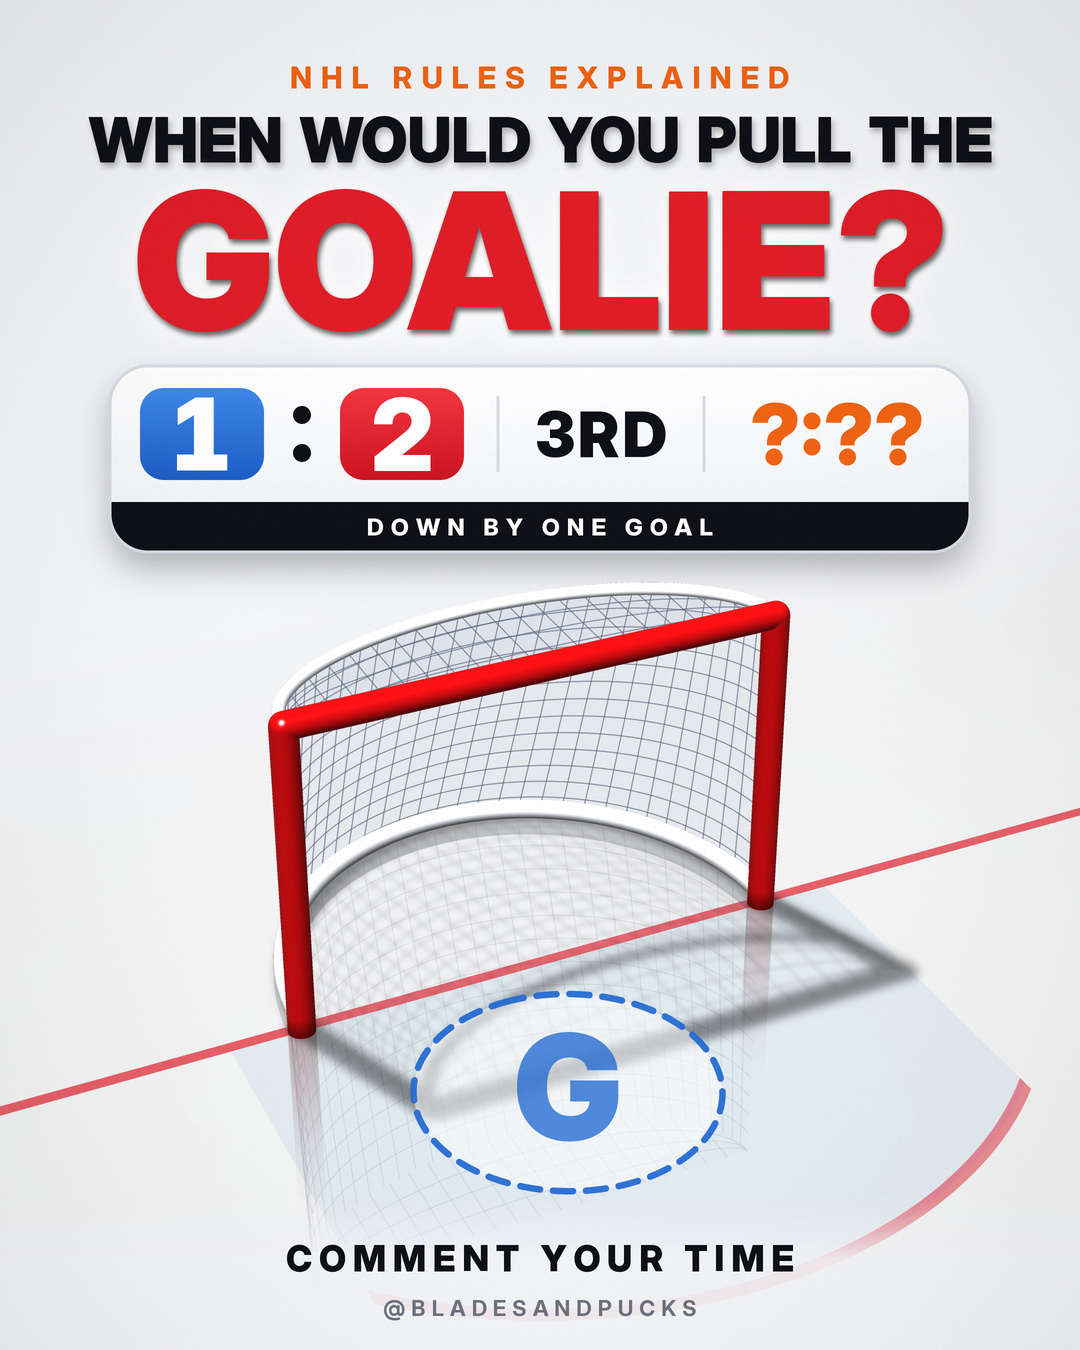

The Python source for this figure:
"""Instagram-Bild #2: WHEN WOULD YOU PULL THE GOALIE? - 3D-Standbild im 4:5-Format (1080x1350), weisses Studio.

Held: ein leeres Tor (Goalie gezogen) aus hoher Frontalperspektive mit Torraum (Crease), dazu eine grosse Anzeigetafel
(Stand 1:2, 3. Drittel) und ein Zeitstrahl des 3. Drittels (20:00 bis 0:00) mit "?"-Regler. Es steht keine Antwort im Bild:
Die Studie (Asness & Brown 2018) gehoert in Caption/Kommentare.
Fakten im Bild: 1:2 + "DOWN BY ONE GOAL" (ein Tor Rueckstand), 3RD = 3. Drittel, ein Drittel dauert 20 Minuten
(NHL Official Rules 2023-24: "three (3) regular twenty (20) minute periods").
Technik: Eis (Raytracer puck3d), Tor-Gestaenge (Mesh-Rasterizer mesh3d), Netz + Grafik (cairo), Typo (Inter).
Gerendert in doppelter Aufloesung, danach mit LANCZOS auf 1080x1350 verkleinert.
Aufruf: python3 ig02_net.py                      -> ig02_net.jpg
        IGW=540 IGSPP=8 python3 ig02_net.py      (schnelle Vorschau, IGOUT=<Datei> setzt das Ziel)
"""
import math
import os
import time

import cairocffi as cairo
import numpy as np
from PIL import Image, ImageDraw, ImageFilter
from scipy.ndimage import gaussian_filter

import mesh3d as M3
import puck3d as P3
import reel15_puck as R15
import reel18_dangle as R18
import reel25_goalline as G

HERE = R15.HERE
W = int(os.environ.get("IGW", "2160"))
H = W * 5 // 4
S = W / 1080                                     # Layout in 1080er-Einheiten
SPP = int(os.environ.get("IGSPP", "64"))
OUT = os.environ.get("IGOUT", os.path.join(HERE, "ig02_net.jpg"))

INK, ORANGE = R15.INK, R15.ORANGE
RED = (225, 30, 40)
BLUE = (40, 110, 210)
GREY = (110, 114, 126)
LINEGREY = (214, 218, 226)
HALO = (255, 255, 255)

GX = G.GOAL_X                                    # Torlinie bei x = 1068 (Tor oeffnet sich nach -x)
PR = G.PR
ZC, YC = 36.0 + PR, 48.0 + PR                    # Pfostenachsen (wie G.FRAME)

def frame_meshes(k=1.7):
    """Tor-Gestaenge wie G.frame_meshes(), aber fuer die Grafik etwas kraeftiger (Rohre k-mal dicker, gleiche Achsen)."""
    red, white = M3.MAT_IDS["post_red"], M3.MAT_IDS["frame_white"]
    pr = PR * k
    out = []
    for sz in (-1.0, 1.0):
        pts = np.array([[GX, y, sz * ZC] for y in np.linspace(-0.5, YC, 14)])
        out.append(M3.tube_along(pts, np.full(len(pts), pr), lambda u: red, nr=32))
        out.append(G.sphere_mesh(np.array([GX, YC, sz * ZC]), pr, "post_red"))
    pts = np.array([[GX, YC, z] for z in np.linspace(-ZC, ZC, 30)])
    out.append(M3.tube_along(pts, np.full(len(pts), pr), lambda u: red, nr=32))
    phi = np.linspace(0, math.pi, 48)
    base = np.stack([GX + 40 * np.sin(phi), np.full_like(phi, 0.9 * k), -ZC * np.cos(phi)], 1)
    out.append(M3.tube_along(base, np.full(len(base), 0.9 * k), lambda u: white, nr=16))
    top = np.stack([GX + 20 * np.sin(phi), np.full_like(phi, YC), -ZC * np.cos(phi)], 1)
    out.append(M3.tube_along(top, np.full(len(top), 0.55 * k), lambda u: white, nr=12))
    return out


# ---------------------------------------------------------------- Kamera (hoch, frontal, leicht seitlich)
EL = math.radians(float(os.environ.get("IGEL", "32")))       # Elevation
AZ = math.radians(float(os.environ.get("IGAZ", "24")))       # seitlicher Versatz
DIST = float(os.environ.get("IGDIST", "348"))
FOV = float(os.environ.get("IGFOV", "32"))
NET_PX = [float(v) for v in os.environ.get("IGNET", "500,800").split(",")]    # Bildposition der Tormitte (1080x1350)
CENTER = np.array([GX + 14.0, 20.0, 0.0])
UP = np.array([0.0, 1.0, 0.0])

M3.MAT_SPEC[M3.MAT_IDS["post_red"]] = 1.5                       # glaenzendere Pfosten
# Licht: von vorn links oben, Schatten fallen nach hinten rechts
M3.LIGHT = np.array([-0.55, 1.0, -0.45])                    # Schattierung der Pfosten (Hauptlicht vorn links)
M3.LIGHT /= np.linalg.norm(M3.LIGHT)
SH_LIGHT = tuple(float(v) for v in os.environ.get("IGSH", "0.5,1.0,-0.2").split(","))   # Schatten fallen zur Kamera hin


def camera():
    pos = CENTER + DIST * np.array([-math.cos(EL) * math.cos(AZ), math.sin(EL), -math.cos(EL) * math.sin(AZ)])
    tgt = CENTER.copy()
    want = np.array([NET_PX[0] / 1080 * 2 - 1, 1 - NET_PX[1] / 1350 * 2])
    for _ in range(14):
        r, u, f = P3.look_at(pos, tgt, UP)
        row = P3.cam_row(pos, r, u, f, FOV)
        d = CENTER - pos
        z = d @ f
        nx = (d @ r) / z / (row[12] * W / H)
        ny = (d @ u) / z / row[12]
        tgt = tgt + (nx - want[0]) * row[12] * (W / H) * z * r + (ny - want[1]) * row[12] * z * u
    r, u, f = P3.look_at(pos, tgt, UP)
    return P3.cam_row(pos, r, u, f, FOV), pos


def proj(row, pts):
    return P3.project(row, np.asarray(pts, float).reshape(-1, 3), W, H)


def ppi(row, z):
    """Pixel pro Zoll in der Tiefe z."""
    return (H / 2) / (row[12] * np.maximum(z, 1e-3))


def ice_hit(row):
    """Schnittpunkt jedes Pixelstrahls mit der Eisebene (x, z) + Maske."""
    xs = ((np.arange(W) + 0.5) / W * 2 - 1).astype(np.float32)
    ys = (1 - (np.arange(H) + 0.5) / H * 2).astype(np.float32)
    nx, ny = np.meshgrid(xs, ys)
    pos, r, u, f, tanh = row[0:3], row[3:6], row[6:9], row[9:12], row[12]
    d = f[None, None, :] + nx[..., None] * (tanh * W / H) * r[None, None, :] + ny[..., None] * tanh * u[None, None, :]
    dy = d[..., 1]
    hit = dy < -1e-4
    tt = np.where(hit, -pos[1] / np.where(hit, dy, -1.0), 0.0)
    return pos[0] + tt * d[..., 0], pos[2] + tt * d[..., 2], hit


def smoothstep(a, b, x):
    t = np.clip((x - a) / (b - a), 0, 1)
    return t * t * (3 - 2 * t)


# ---------------------------------------------------------------- cairo-Ebenen
def new_layer():
    s = cairo.ImageSurface(cairo.FORMAT_ARGB32, W, H)
    return s, cairo.Context(s)


def layer_arrays(s):
    s.flush()
    a = np.frombuffer(s.get_data(), np.uint8).reshape(H, W, 4).astype(np.float32) / 255
    return a[..., [2, 1, 0]], a[..., 3]


def rgba(ctx, col, a=1.0):
    ctx.set_source_rgba(col[0] / 255, col[1] / 255, col[2] / 255, a)


def rrect(ctx, x, y, w, h, r):
    ctx.new_sub_path()
    ctx.arc(x + w - r, y + r, r, -math.pi / 2, 0)
    ctx.arc(x + w - r, y + h - r, r, 0, math.pi / 2)
    ctx.arc(x + r, y + h - r, r, math.pi / 2, math.pi)
    ctx.arc(x + r, y + r, r, math.pi, 1.5 * math.pi)
    ctx.close_path()


def poly(ctx, xy):
    ctx.move_to(*xy[0])
    for p in xy[1:]:
        ctx.line_to(*p)


# ---------------------------------------------------------------- Tornetz (Vektor)
PHI = np.linspace(0, math.pi, 61)


def net_base(phi):
    return np.stack([GX + 40 * np.sin(phi), np.full_like(phi, 0.9), -ZC * np.cos(phi)], -1)


def net_top(phi):
    return np.stack([GX + 20 * np.sin(phi), np.full_like(phi, YC), -ZC * np.cos(phi)], -1)


def net_lines(nu=34, nv=13):
    """Maschen als Polylinien (Welt) + Flaechen (Welt) fuer die milchige Fuellung."""
    lines, fills = [], []
    b, t = net_base(PHI), net_top(PHI)
    for j in range(1, nv):                                         # waagerechte Maschen (Seiten + Rueckwand)
        v = j / nv
        lines.append(b + (t - b) * v)
    ph = np.linspace(0, math.pi, nu + 1)
    for p in ph[1:-1]:                                             # senkrechte Maschen
        bb, tt = net_base(np.array([p]))[0], net_top(np.array([p]))[0]
        lines.append(np.array([bb + (tt - bb) * v for v in np.linspace(0, 1, 8)]))
    fills.append(np.concatenate([b, t[::-1]]))                     # Wandflaeche (Band)
    for z in np.linspace(-ZC, ZC, 21)[1:-1]:                       # Dach (flach, y = YC)
        d = 20 * math.sqrt(max(0.0, 1 - (z / ZC) ** 2))
        lines.append(np.array([[GX, YC, z], [GX + d, YC, z]]))
    for s in (0.25, 0.5, 0.75):
        lines.append(np.stack([GX + s * 20 * np.sin(PHI), np.full_like(PHI, YC), -ZC * np.cos(PHI)], -1))
    fills.append(np.concatenate([np.array([[GX, YC, -ZC], [GX, YC, ZC]]), net_top(PHI)[::-1]]))
    return lines, fills


NET_LINES, NET_FILLS = net_lines()


def net_layer(row, mirror=False, a_mul=1.0, w_mul=1.0):
    s, ctx = new_layer()
    sg = np.array([1.0, -1.0 if mirror else 1.0, 1.0])
    for fl in NET_FILLS:
        xy, z = proj(row, fl * sg)
        poly(ctx, xy)
        ctx.close_path()
        rgba(ctx, (206, 214, 228), 0.34 * a_mul)
        ctx.fill()
    for pl in NET_LINES:
        xy, z = proj(row, pl * sg)
        if (z < 2).any():
            continue
        ctx.set_line_width(float(np.clip(0.13 * ppi(row, z.mean()) * w_mul, 1.1 * S, 4.0 * S)))
        ctx.set_line_cap(cairo.LINE_CAP_ROUND)
        ctx.set_line_join(cairo.LINE_JOIN_ROUND)
        rgba(ctx, (96, 106, 128), 0.70 * a_mul)
        poly(ctx, xy)
        ctx.stroke()
    return layer_arrays(s)


def net_shadow_layer(row):
    """Schatten des Netzes auf dem Eis (Netzlinien entlang des Lichts aufs Eis projiziert)."""
    s, ctx = new_layer()
    sl = np.asarray(SH_LIGHT, float)
    sl /= np.linalg.norm(sl)
    for pl in NET_LINES:
        sh = pl - sl[None, :] * (pl[:, 1:2] / sl[1])
        sh[:, 1] = 0.05
        xy, z = proj(row, sh)
        if (z < 2).any():
            continue
        ctx.set_line_width(float(np.clip(0.2 * ppi(row, z.mean()), 1.5 * S, 5.0 * S)))
        rgba(ctx, (60, 70, 90), 0.55)
        poly(ctx, xy)
        ctx.stroke()
    _, a = layer_arrays(s)
    return gaussian_filter(a, 2.2 * S)


# ---------------------------------------------------------------- Ice-level graphics
def ring_pts(cx, cz, r, a0=0.0, a1=2 * math.pi, n=160):
    a = np.linspace(a0, a1, n)
    return np.stack([cx + r * np.cos(a), np.full(n, 0.15), cz + r * np.sin(a)], 1)


GHOST_C = np.array([GX - 28.0, 0.0, float(os.environ.get("IGGZ", "-9"))])                   # Stammplatz des Goalies im Torraum
GHOST_R = 21.0


def ghost_ring(row):
    """Gestrichelter Ring + helle Scheibe auf dem Eis: der leere Platz des gezogenen Goalies (Marker, kein Spieler).
    Gibt (rgb, alpha, Bildmitte in 1080er-Einheiten, Pixelradius) zurueck."""
    s, ctx = new_layer()
    a = np.linspace(0, 2 * math.pi, 120)
    pts = np.stack([GHOST_C[0] + GHOST_R * np.cos(a), np.full(120, 0.15), GHOST_C[2] + GHOST_R * np.sin(a)], 1)
    xy, z = proj(row, pts)
    poly(ctx, xy)
    ctx.close_path()
    rgba(ctx, (255, 255, 255), 0.55)
    ctx.fill_preserve()
    ctx.set_line_width(6.5 * S)
    ctx.set_dash([20 * S, 13 * S])
    ctx.set_line_cap(cairo.LINE_CAP_ROUND)
    rgba(ctx, BLUE, 0.95)
    ctx.stroke()
    c_xy, _ = proj(row, GHOST_C + np.array([0.0, 0.15, 0.0]))
    rpx = float(ppi(row, z.mean()) * GHOST_R)
    rgb, al = layer_arrays(s)
    return rgb, al, (c_xy[0][0] / S, c_xy[0][1] / S), rpx / S


# ---------------------------------------------------------------- Typo
def word(txt, size, col):
    """Grosse Schlagzeile mit Lichthof; gibt (Bild, Kappen-Bounding-Box ohne Glow) zurueck."""
    sz = int(size * S)
    im = R18.word_img(txt, sz, col, HALO, cache=False)
    bb = R15.line_img(txt, sz, 900, col, cache=False).getchannel("A").point(lambda v: 255 if v > 90 else 0).getbbox()
    return im, (bb[0] + 40, bb[1] + 40, bb[2] + 40, bb[3] + 40)


def lead(txt, size, col):
    """Kleinere Zeile mit dezentem Lichthof und leichtem Schatten (bleibt scharf lesbar)."""
    sz = int(size * S)
    raw = R15.line_img(txt, sz, 900, col, cache=False)
    pad = 40
    sh = Image.new("RGBA", (raw.width + 2 * pad, raw.height + 2 * pad), (0, 0, 0, 0))
    a = Image.new("L", sh.size, 0)
    a.paste(raw.getchannel("A"), (pad, pad))
    glow = Image.new("RGBA", sh.size, HALO + (0,))
    glow.putalpha(a.filter(ImageFilter.GaussianBlur(max(3, sz // 16))).point(lambda v: min(255, int(v * 1.2))))
    dark = Image.new("RGBA", sh.size, (0, 0, 0, 0))
    dark.putalpha(a.filter(ImageFilter.GaussianBlur(3 * S)).point(lambda v: int(v * 0.30)))
    sh.alpha_composite(glow)
    sh.alpha_composite(dark, (int(2 * S), int(4 * S)))
    sh.alpha_composite(raw, (pad, pad))
    bb = raw.getchannel("A").point(lambda v: 255 if v > 90 else 0).getbbox()
    return sh, (bb[0] + pad, bb[1] + pad, bb[2] + pad, bb[3] + pad)


def lead_fit(txt, col, max_w, max_size):
    size = max_size
    while size > 20:
        im, bb = lead(txt, size, col)
        if (bb[2] - bb[0]) <= max_w * S:
            return im, bb, size
        size -= 1
    return im, bb, size


def word_fit(txt, col, max_w, max_size):
    size = max_size
    while size > 20:
        im, bb = word(txt, size, col)
        if (bb[2] - bb[0]) <= max_w * S:
            return im, bb, size
        size -= 1
    return im, bb, size


def word_parts(parts, size):
    """Mehrfarbige Zeile aus (Text, Farbe)-Teilen; gemeinsame Grundlinie, exakte Zeichenbreiten."""
    sz = int(size * S)
    f = R15.ifont(sz, 900)
    xs, acc = [], ""
    for t, _ in parts:
        xs.append(f.getlength(acc, features=["tnum"]) if acc else 0.0)
        acc += t
    total = f.getlength(acc, features=["tnum"])
    first, bb0 = word(parts[0][0], size, parts[0][1])
    canvas = Image.new("RGBA", (int(total) + 160, first.height), (0, 0, 0, 0))
    boxes = []
    for (t, col), x in zip(parts, xs):
        im, bb = word(t, size, col)
        canvas.alpha_composite(im, (int(round(x)), 0))
        boxes.append((bb[0] + x, bb[1], bb[2] + x, bb[3]))
    return canvas, (min(b[0] for b in boxes), min(b[1] for b in boxes), max(b[2] for b in boxes),
                    max(b[3] for b in boxes))


def line(txt, size, wght, col, track=0.0):
    return R15.line_img(txt, int(size * S), wght, col, track=track * S, cache=False)


def vis_bbox(im):
    return im.getchannel("A").point(lambda v: 255 if v > 90 else 0).getbbox()


def paste_top(L, im, cx, top, bb=None):
    """Zentriert in x, sichtbare Oberkante bei y = top (1080er-Einheiten). Gibt die sichtbare Unterkante zurueck."""
    bb = bb or vis_bbox(im)
    x = cx * S - (bb[0] + bb[2]) / 2
    y = top * S - bb[1]
    L.alpha_composite(im, (int(round(x)), int(round(y))))
    return (top * S + (bb[3] - bb[1])) / S


def paste_mid(L, im, cx, cy):
    bb = vis_bbox(im)
    x = cx * S - (bb[0] + bb[2]) / 2
    y = cy * S - (bb[1] + bb[3]) / 2
    L.alpha_composite(im, (int(round(x)), int(round(y))))


def soft_shadow(draw_fn, dy, sigma, alpha):
    s, ctx = new_layer()
    draw_fn(ctx)
    _, a = layer_arrays(s)
    a = gaussian_filter(a, sigma * S)
    a = np.roll(a, int(dy * S), axis=0) * alpha
    return a


# ---------------------------------------------------------------- Anzeigetafel
BUG_W, BUG_H, BUG_F = 860.0, 136.0, 50.0                    # Breite, Hoehe Hauptteil, Hoehe Fussband
BX, BY, BGAP = 124.0, 22.0, 76.0                            # Wertkasten: Breite, Randabstand oben, Abstand (Doppelpunkt)
D1 = 30.0 + 2 * BX + BGAP + 34.0                            # erster Trenner (x relativ zur Karte)
D2 = D1 + 206.0                                             # zweiter Trenner


def bug_geometry(cx, top):
    x0, y0 = (cx - BUG_W / 2) * S, top * S
    return x0, y0, BUG_W * S, (BUG_H + BUG_F) * S


def bug_shapes(cx, top):
    """Vektor-Teil: Karte, Wertkaesten, Fussband (cairo)."""
    x0, y0, w, h = bug_geometry(cx, top)
    hm = BUG_H * S
    sh = soft_shadow(lambda c: (rrect(c, x0, y0, w, h, 38 * S), rgba(c, (0, 0, 0), 1.0), c.fill()), 16, 16, 0.28)
    s, ctx = new_layer()
    ctx.save()
    rrect(ctx, x0, y0, w, h, 38 * S)
    ctx.clip()
    gr = cairo.LinearGradient(0, y0, 0, y0 + hm)
    gr.add_color_stop_rgba(0, 1, 1, 1, 1)
    gr.add_color_stop_rgba(1, 0.945, 0.953, 0.968, 1)
    ctx.set_source(gr)
    ctx.paint()
    rgba(ctx, INK, 1.0)                                     # Fussband
    ctx.rectangle(x0, y0 + hm, w, h - hm)
    ctx.fill()
    ctx.restore()
    rrect(ctx, x0, y0, w, h, 38 * S)
    rgba(ctx, LINEGREY, 1.0)
    ctx.set_line_width(3 * S)
    ctx.stroke()
    for i, (c_top, c_bot) in enumerate((((64, 136, 234), (28, 94, 198)), ((242, 54, 64), (203, 20, 34)))):
        xx = x0 + (30.0 + i * (BX + BGAP)) * S
        yb, hb = y0 + BY * S, hm - 2 * BY * S
        gr = cairo.LinearGradient(0, yb, 0, yb + hb)
        gr.add_color_stop_rgba(0, c_top[0] / 255, c_top[1] / 255, c_top[2] / 255, 1)
        gr.add_color_stop_rgba(1, c_bot[0] / 255, c_bot[1] / 255, c_bot[2] / 255, 1)
        rrect(ctx, xx, yb, BX * S, hb, 24 * S)
        ctx.set_source(gr)
        ctx.fill()
    cxm = x0 + (30.0 + BX + BGAP / 2) * S                   # Doppelpunkt (zwei Punkte)
    rgba(ctx, INK, 1.0)
    for dy in (-19, 19):
        ctx.arc(cxm, y0 + hm / 2 + dy * S, 9 * S, 0, 2 * math.pi)
        ctx.fill()
    rgba(ctx, LINEGREY, 1.0)                                # Trenner
    ctx.set_line_width(3 * S)
    for dx in (D1, D2):
        ctx.move_to(x0 + dx * S, y0 + 30 * S)
        ctx.line_to(x0 + dx * S, y0 + hm - 30 * S)
        ctx.stroke()
    rgb, a = layer_arrays(s)
    return sh, rgb, a


def bug_text(L, cx, top):
    x0, y0, w, h = bug_geometry(cx, top)
    hm = BUG_H * S
    ym = (y0 + hm / 2) / S
    for i, num in enumerate(("1", "2")):
        paste_mid(L, line(num, 100, 900, (255, 255, 255)), (x0 / S) + 30.0 + i * (BX + BGAP) + BX / 2, ym)
    paste_mid(L, line("3RD", 62, 900, INK, track=3), (x0 / S) + (D1 + D2) / 2, ym)
    paste_mid(L, line("?:??", 84, 900, ORANGE), (x0 / S) + (D2 + BUG_W) / 2, ym)
    paste_mid(L, line("DOWN BY ONE GOAL", 24, 800, (255, 255, 255), track=7), (x0 + w / 2) / S, (y0 + hm + (h - hm) / 2) / S)


# ---------------------------------------------------------------- Hauptprogramm
def main():
    t0 = time.time()
    row, campos = camera()
    print("Kamera", np.round(campos, 1), flush=True)

    # --- Eis (Raytracer)
    cams = row[None, :].copy()
    lens = np.array([[0.0, 100.0]])
    pk = np.array([[GX, 0.5, 0.0, 0.0, 0.0, 0.0, 0.0]])
    base = np.zeros((H, W, 3), np.float32)
    puck = np.zeros((H, W, 3), np.float32)
    cov = np.zeros((H, W), np.float32)
    P3.render(W, H, SPP, 3, cams, lens, pk, R15.logo_tex(), base, puck, cov)
    img = P3.tonemap(base)
    sat = img.max(-1, keepdims=True) - img.min(-1, keepdims=True)
    neutral = np.clip(1.0 - sat * 9.0, 0, 1)
    img = img * (1 - neutral) + (1.0 - (1.0 - img) * float(os.environ.get("IGICE", "0.62"))) * neutral   # weissere Eisflaeche
    print("Eis", round(time.time() - t0, 1), "s", flush=True)

    # --- hinter dem Tor geht das Eis in den weissen Studiohintergrund ueber (kein Bandenrand im Bild)
    x, z, hit = ice_hit(row)
    bd = np.array([0.958, 0.962, 0.974], np.float32)                      # weisser Studiohintergrund
    dist = np.sqrt((x - GX) ** 2 + z ** 2)
    behind = np.maximum(smoothstep(GX + 40.0, GX + 130.0, x), smoothstep(330.0, 560.0, dist)) * hit + (~hit)
    # leichter Lichtkegel: Eis nahe dem Tor etwas heller, nach aussen weich abfallend
    pool = np.exp(-(((x - (GX - 30.0)) / 330.0) ** 2 + (z / 300.0) ** 2))
    img = img * (0.93 + 0.08 * pool[..., None])
    img = img * (1 - behind[..., None]) + bd[None, None, :] * behind[..., None]

    # --- Torgestaenge (mesh3d), echte Pfosten + gespiegelte Kopie als Eisreflexion
    fr = frame_meshes()
    mir = []
    for m in fr:
        mm = M3.Mesh(m.v * [1, -1, 1], m.n * [1, -1, 1], m.t, m.m, m.uvw)
        mir.append(mm)
    r_rgb, r_a, _, _, r_pos = M3.render(mir, row, W, H, campos, want_pos=True)
    fade = np.clip(1 + r_pos[..., 1] / 34.0, 0, 1) ** 1.6
    k_ref = (0.30 * r_a * fade)[..., None]
    img = img * (1 - k_ref) + (r_rgb / np.maximum(r_a, 1e-3)[..., None]) * k_ref
    nr_rgb, nr_a = net_layer(row, mirror=True, a_mul=0.34)
    nfade = 1.0
    img = img * (1 - nr_a[..., None] * 0.55) + nr_rgb * 0.55
    f_rgb, f_a, shadow, _ = M3.render(fr, row, W, H, campos, shadow_light=SH_LIGHT)
    sh = gaussian_filter(np.clip(shadow, 0, 1), 3 * S)
    nsh = net_shadow_layer(row)
    img = img * (1 - 0.42 * sh[..., None]) * (1 - 0.30 * nsh[..., None])
    print("Gestaenge", round(time.time() - t0, 1), "s", flush=True)

    # --- Graphik auf dem Eis, Netz, Gestaenge
    g_rgb, g_a, g_c, g_r = ghost_ring(row)
    img = img * (1 - g_a[..., None]) + g_rgb
    n_rgb, n_a = net_layer(row)
    img = img * (1 - n_a[..., None]) + n_rgb
    img = img * (1 - f_a[..., None]) + f_rgb

    # --- Text-Ebene (Schlagzeile zuerst: Anzeigetafel richtet sich nach ihrer Unterkante)
    L = Image.new("RGBA", (W, H), (0, 0, 0, 0))
    paste_mid(L, line("NHL RULES EXPLAINED", 30, 800, ORANGE, 9), 540, 78)
    HEAD = os.environ.get("IGHEAD", "B")
    y = 116.0
    if HEAD == "A":
        im1, bb1, _ = word_fit("WHEN WOULD YOU", INK, 940, 98)
        y = paste_top(L, im1, 540, y, bb1) + 26
        im2, bb2 = word_parts([("PULL THE ", INK), ("GOALIE?", RED)], 98)
        y = paste_top(L, im2, 540, y, bb2)
    else:
        im1, bb1, _ = lead_fit("WHEN WOULD YOU PULL THE", INK, 940, 62)
        y = paste_top(L, im1, 540, y, bb1) + 26
        im3, bb3, _ = word_fit("GOALIE?", RED, 940, 190)
        y = paste_top(L, im3, 540, y, bb3)
    print("Headline endet bei", round(y), flush=True)
    BUG_TOP = float(os.environ.get("IGBUG", str(y + 34)))

    # weicher heller Verlauf unten (Lesbarkeit von Zeitstrahl + Aufruf)
    yy_ = np.arange(H, dtype=np.float32)[:, None, None] / S
    fade_b = np.clip((yy_ - 1196.0) / 62.0, 0, 1) ** 1.3 * 0.9
    img = img * (1 - fade_b) + bd[None, None, :] * fade_b

    # --- Anzeigetafel (Vektor)
    sh_b, b_rgb, b_a = bug_shapes(540.0, BUG_TOP)
    img = img * (1 - sh_b[..., None])
    img = img * (1 - b_a[..., None]) + b_rgb

    pil = Image.fromarray((np.clip(img, 0, 1) * 255).astype(np.uint8)).convert("RGBA")
    bug_text(L, 540.0, BUG_TOP)
    gl = line("G", int(g_r * 0.95), 900, BLUE)
    gl.putalpha(gl.getchannel("A").point(lambda v: int(v * 0.8)))
    paste_mid(L, gl, g_c[0], g_c[1])
    paste_mid(L, line("COMMENT YOUR TIME", 36, 850, INK, track=7), 540, 1258)
    paste_mid(L, line("@BLADESANDPUCKS", 22, 700, GREY, track=6), 540, 1310)
    pil.alpha_composite(L)

    arr = np.asarray(pil.convert("RGB")).astype(np.float32) / 255
    yy, xx = np.mgrid[0:H, 0:W].astype(np.float32)
    v = np.clip(np.sqrt(((xx - W / 2) / W) ** 2 + ((yy - H * 0.55) / H) ** 2) * 2 - 0.55, 0, 1) ** 1.6
    arr = arr * (1 - 0.09 * v[..., None])
    arr += np.random.default_rng(2).normal(0, 0.006, arr.shape[:2])[..., None]
    out = Image.fromarray((np.clip(arr, 0, 1) * 255).astype(np.uint8))
    if W > 1080:
        out = out.resize((1080, 1350), Image.LANCZOS)
    out.save(OUT, quality=95, subsampling=0)
    print("gespeichert:", OUT, out.size, round(time.time() - t0, 1), "s")


if __name__ == "__main__":
    main()
